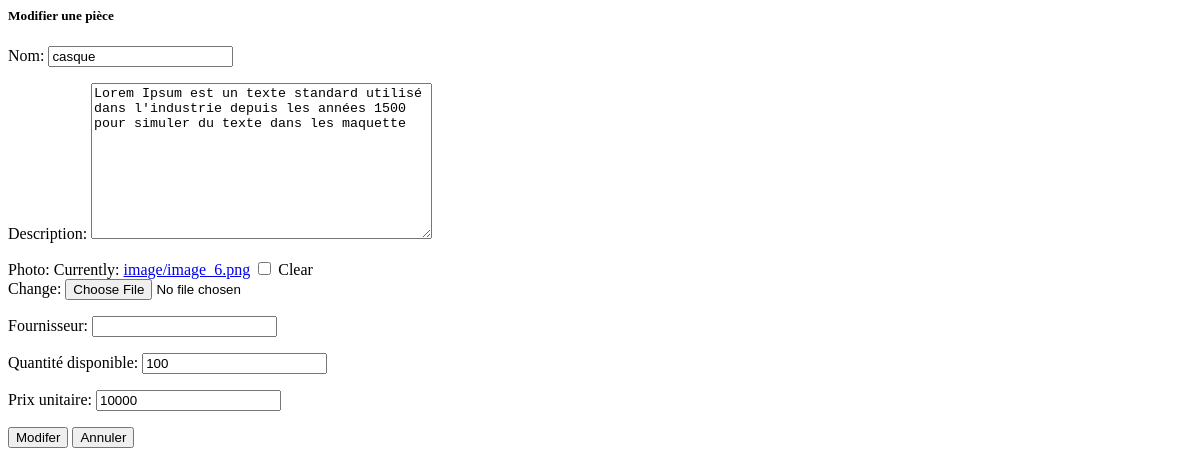
Before: /piece/update/3 (signed in) with the older database file.
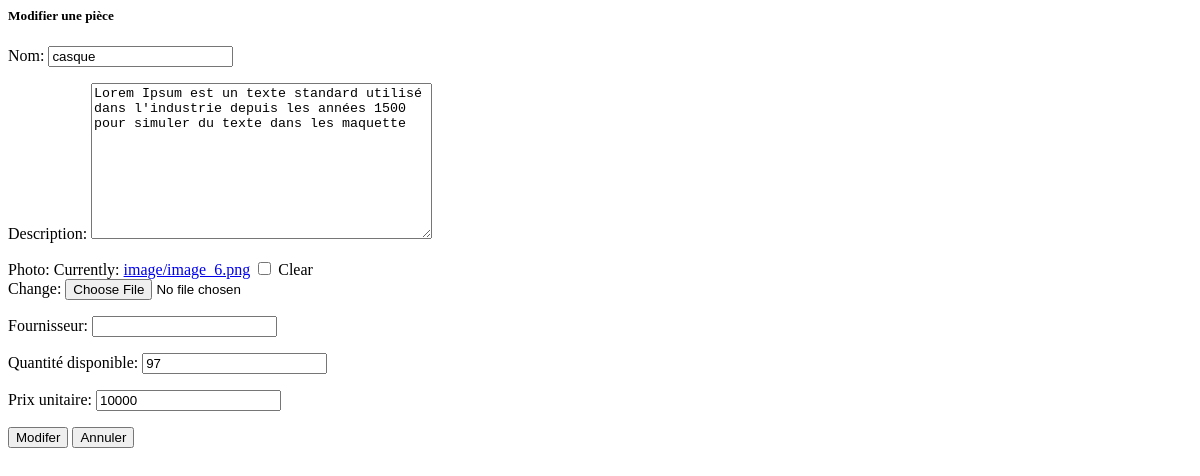
After: the same page with the newer database file.
### eneo_pages/models.py (models this page shows, shortened)
class Pièce(models.Model):
    nom=models.CharField(max_length=100)
    description = models.TextField()
    photo = models.ImageField(upload_to="image", blank=True, null=True)
    quantité_disponible = models.IntegerField()
    fournisseur=models.CharField(max_length=100, blank=True, null=True)
    prix_unitaire = models.IntegerField()
    date_création=models.DateTimeField(auto_now_add=True)
    date_modification=models.DateTimeField(auto_now=True)

### eneo_pages/views.py (the view, shortened to what this page needs)
# urls.py: path("piece/update/<int:pk>", views.UpdatePiece.as_view(), name="update_piece"),
class UpdatePiece(LoginRequiredMixin, UpdateView):
    model = Pièce
    form_class = PieceForm
    template_name = "pages/piece/update.html"
    def get_object(self, queryset=None):
        return Pièce.objects.get(pk=self.kwargs['pk'])

### eneo_pages/forms.py
class PieceForm(forms.ModelForm):
    class Meta:
        model = Pièce
        fields = ['nom','description','photo','fournisseur','quantité_disponible','prix_unitaire']
        labels = {'nom':'Nom','description':'Description','photo':'Photo','fournisseur':'Fournisseur','quantité_disponible':'Quantité disponible','prix_unitaire':'Prix unitaire'}
        widgets = {'nom': forms.TextInput(attrs={'class':'form-control'}),
                   'description': forms.Textarea(attrs={'class':'form-control'}),
                   'photo': forms.ClearableFileInput(attrs={'class': 'form-control', 'accept': 'image/*'}),
                   'fournisseur': forms.TextInput(attrs={'class':'form-control'}),
                   'quantité_disponible': forms.NumberInput(attrs={'class':'form-control'}),
                   'prix_unitaire': forms.TextInput(attrs={'class':'form-control'}),
                    }

### eneo_pages/context_processor.py (called while the page is built)
def piece_rechange(request):
    return{'piece_rechange': Session(request)}

### eneo_pages/templates/pages/piece/update.html (shortened to what this page needs)
  <div class="modal-content">
    <div class="modal-header">
      <h5 class="modal-title">Modifier une pièce</h5>
    </div>
    <div class="modal-body">
      <form hx-post="{{ request.path }}" action="" enctype="multipart/form-data"  method="post">
        {{ form.as_p }}
        <button type="submit" class="btn btn-success">Modifer</button>
        <button type="button" data-bs-dismiss="modal" class="btn btn-info">Annuler</button>
      </form>
    </div>
  </div>

Changed rows visible on the page:
changed Pièce "casque": quantité_disponible "100" → "97"
